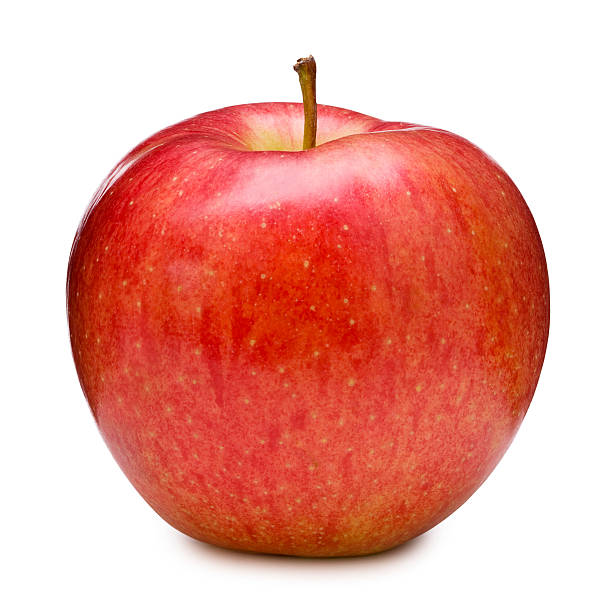
#> input picture images/apple.jpg, 612 x 612 px
$ python -i ImagePreProcessing.py   (imports and definitions only)
#> lines starting #> are read from the running program, lines starting #| are printed output that depends on the picture; after the words box and inside, x2 and y2 are one past the last pixel; in counts of white or black regions, pixels touching at a corner belong together
import cv2
import numpy as np
from skimage.morphology import skeletonize
from scipy.ndimage import gaussian_filter
import matplotlib.pyplot as plt
import math


def load_image(image_path):
#> called with image_path = '../../../images/apple.jpg'
    image = cv2.imread(image_path)
#> image is the input picture: shape (612, 612, 3); mean B, G, R 157.2, 167.1, 234.1

    if image is None:
        print("Error: Unable to load image.")
        return

    return image

def to_grayscale(image):
    gray_image = cv2.cvtColor(image, cv2.COLOR_BGR2GRAY)
    return gray_image

def scale_image(image, target_width=64, target_height=64):
#> called with target_width = 500, target_height = 500
    original_height, original_width = image.shape[:2]
#> original_height = 612; original_width = 612

    aspect_ratio = original_width / original_height
#> aspect_ratio = 1

    if original_width > original_height:
        new_width = min(target_width, int(target_height * aspect_ratio))
        new_height = int(new_width / aspect_ratio)
    else:
        new_height = min(target_height, int(target_width / aspect_ratio))
#> new_height = 500
        new_width = int(new_height * aspect_ratio)
#> new_width = 500

    resized_image = cv2.resize(image, (new_width, new_height), interpolation=cv2.INTER_AREA)
#> in to_grayscale, `gray_image = cv2.cvtColor(image, cv2.COLOR_BGR2GRAY)`:
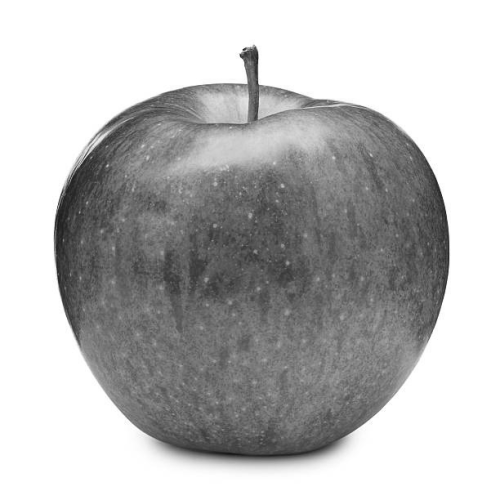
#> gray_image: shape (500, 500); min 23, max 255, mean 186

    return resized_image

def apply_gaussian_smoothing(image, sigma=0.2):
#> called with sigma = 0.2
    smoothed_image = gaussian_filter(image, sigma=sigma)
    return smoothed_image

def apply_canny_edge_detection(image, low_threshold=50, high_threshold=100):
#> called with low_threshold = 50, high_threshold = 100
    edges = cv2.Canny(image, low_threshold, high_threshold)
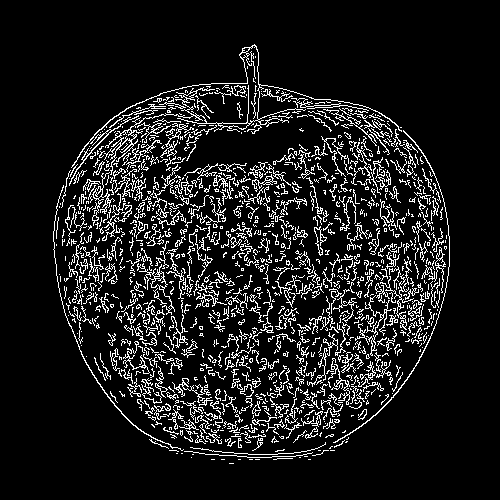
#> edges: shape (500, 500); 10.7% white in thin lines or dots, all inside (x1, y1, x2, y2) = (53, 44, 450, 464)
    return edges


def preprocess_image(image_path):
    image = load_image(image_path)

    scaled_image = scale_image(image, 500, 500)

    gray_image = to_grayscale(scaled_image)

    smoothed_image = apply_gaussian_smoothing(gray_image)

    canny_image = apply_canny_edge_detection(smoothed_image)

    _, binary = cv2.threshold(canny_image, 127, 255, cv2.THRESH_BINARY)

    return binary

>>> result = preprocess_image('../../../images/apple.jpg')

$ run again, on images/cat.jpg
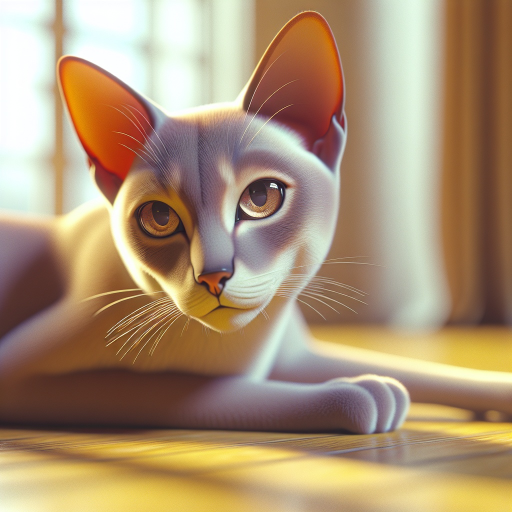
#> input picture images/cat.jpg, 1024 x 1024 px (shown at 1/2 size)
#> in load_image, image is the input picture: shape (1024, 1024, 3); mean B, G, R 116, 145.9, 171.1
#> in to_grayscale, `gray_image = cv2.cvtColor(image, cv2.COLOR_BGR2GRAY)`:
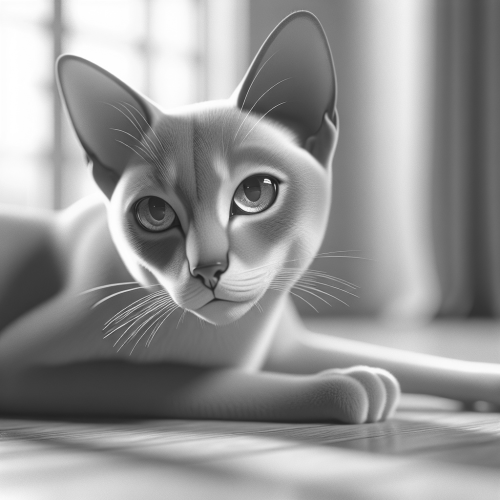
#> gray_image: shape (500, 500); min 24, max 255, mean 150.1
#> in apply_canny_edge_detection, `edges = cv2.Canny(image, low_threshold, high_threshold)`:
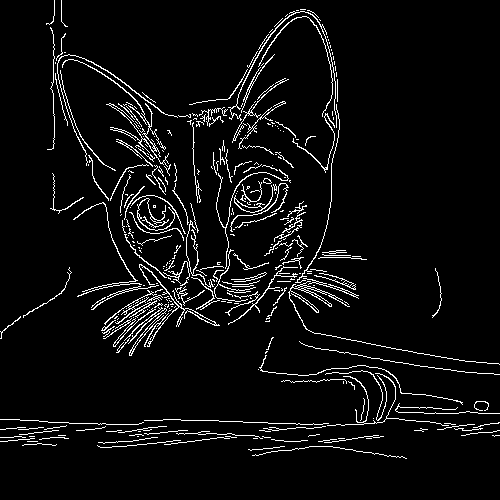
#> edges: shape (500, 500); 5.2% white in thin lines or dots

$ run again, on images/dog_basic.jpg
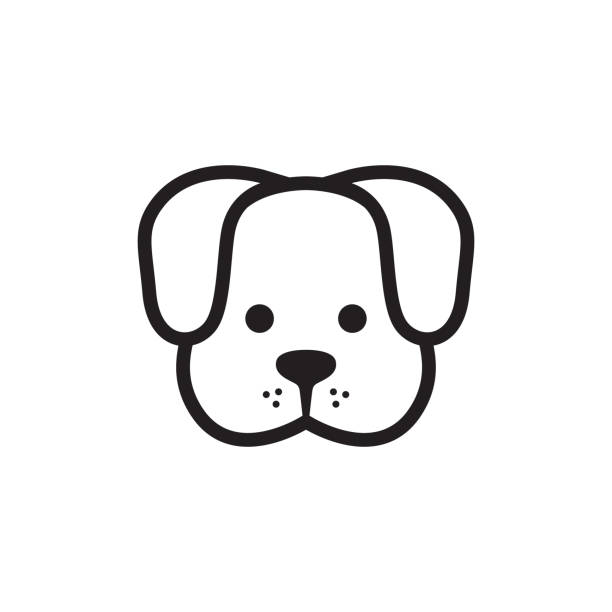
#> input picture images/dog_basic.jpg, 612 x 612 px
#> in load_image, image is the input picture: shape (612, 612, 3); mean B, G, R 241.2, 241.1, 241.4
#> in apply_canny_edge_detection, `edges = cv2.Canny(image, low_threshold, high_threshold)`:
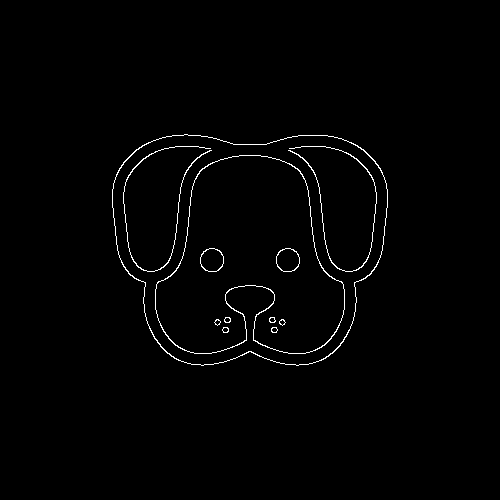
#> edges: shape (500, 500); 1.2% white in thin lines or dots, all inside (x1, y1, x2, y2) = (112, 134, 388, 366)
